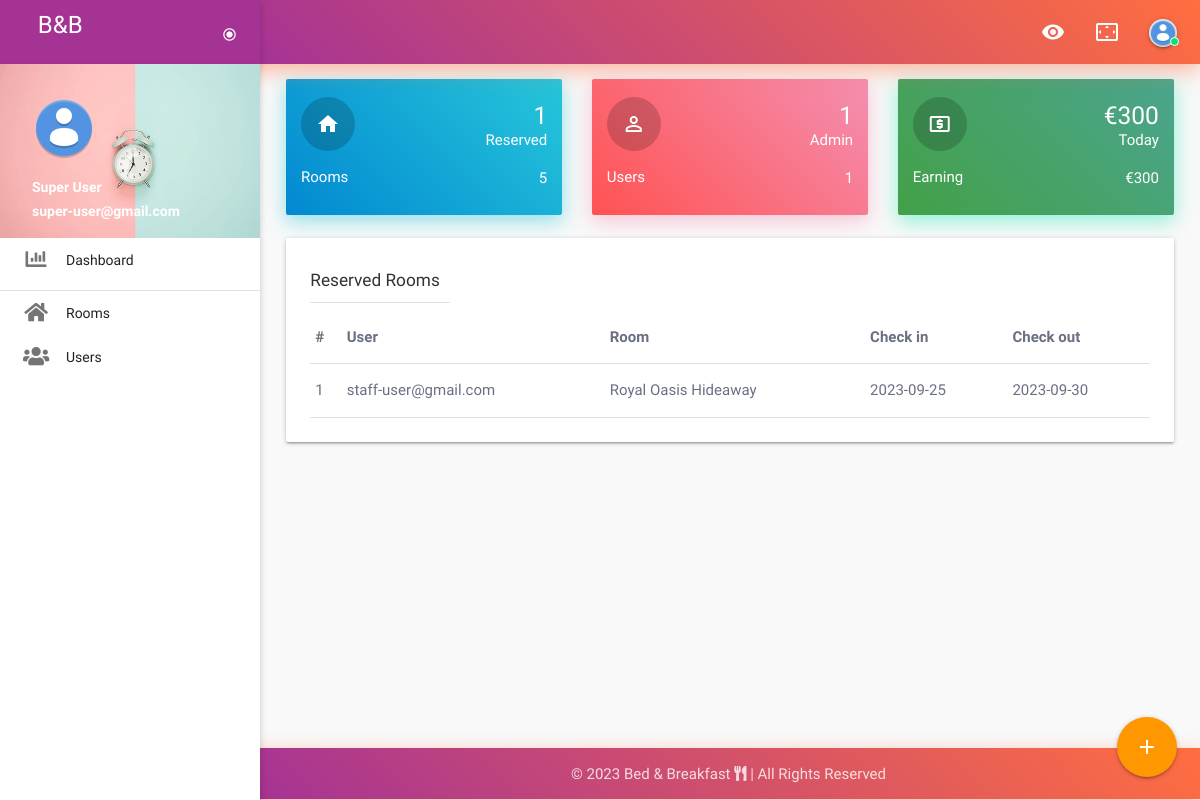
Screenshot of /admin_dashboard (signed in) with the database file from the repository.
### src/models.py (models this page shows)
class User(db.Model, UserMixin):
    id = db.Column(db.Integer, primary_key=True)
    fname = db.Column(db.String(150))
    lname = db.Column(db.String(150))
    email = db.Column(db.String(150), unique=True)
    password = db.Column(db.Text)
    avatar = db.Column(db.String(225), default="default_user_img.png")
    phone = db.Column(db.String(100), default="")
    date_of_birth = db.Column(db.String(100), default="")
    gender = db.Column(db.String(100), default="")
    country = db.Column(db.String(100), default="")
    city = db.Column(db.String(100), default="")
    zip_code = db.Column(db.String(100), default="")
    address = db.Column(db.Text, default="")
    role = db.Column(db.Integer, default=0)
    registered_on = db.Column(db.String(25), default=datetime.datetime.now().date())
    hashCode = db.Column(db.Text)

class DailyEarning(db.Model):
    id = db.Column(db.Integer, primary_key=True)
    today_date = db.Column(db.String(125))
    earning = db.Column(db.BigInteger)

class DashboardInfo(db.Model):
    id = db.Column(db.Integer, primary_key=True)
    total_earning = db.Column(db.BigInteger)

class Booking(db.Model):
    id = db.Column(db.Integer, primary_key=True)
    check_in_y = db.Column(db.Integer)
    check_in_m = db.Column(db.Integer)
    check_in_d = db.Column(db.Integer)
    check_out_y = db.Column(db.Integer)
    check_out_m = db.Column(db.Integer)
    check_out_d = db.Column(db.Integer)
    chk_in_full = db.Column(db.String(125))
    chk_out_full = db.Column(db.String(125))
    total_days = db.Column(db.Integer)
    reserved_by = db.Column(db.Integer)
    reserved_by_user = db.Column(db.String(125))
    reserved_room = db.Column(db.Integer)
    reserved_room_title = db.Column(db.String(125))
    reserved_room_thumb = db.Column(db.String(125))
    reserved_room_price = db.Column(db.String(125))
    expire_date = db.Column(db.String(125))

### src/views.py (the view)
@views.route("/admin_dashboard")
@login_required
def admin_dashboard():
	default_avatar()
	check_row_exist()
	daily_earn()
	check_booking_expire()
	if current_user.role == 1:
		admin_count = User.query.filter_by(role=1).count()
		users_count = User.query.filter_by(role=0).count()
		rooms_count = Rooms.query.count()
		booking_count = Booking.query.count()
		dailyEarn = DailyEarning.query.filter_by(id=1).first()
		dashboardInfo = DashboardInfo.query.filter_by(id=1).first()
		roomReservedList = Booking.query.all()
		return render_template("admin/admin_dashboard.html", user=current_user, rooms_count=rooms_count, booking_count=booking_count, admin_count=admin_count, users_count=users_count, daily_earn=dailyEarn, dashboard_info=dashboardInfo, room_reserved_list=roomReservedList)
	else:
		return redirect(url_for('views.user_dashboard'))

### src/views.py (called while the page is built)
def default_avatar():
	if not os.path.exists("src/static/img/user_avatars/default_user_img.png"):
		shutil.copy("src/static/img/default_user_img.png", "src/static/img/user_avatars/default_user_img.png")

def check_booking_expire():
    today_date = datetime.datetime.today().date()
    room_expired = Booking.query.filter_by(expire_date=today_date).first()
    if room_expired:
    	db.session.delete(room_expired)
    	db.session.commit()

def check_row_exist():
	todayDate = datetime.datetime.today().date()
	daily_earning = DailyEarning.query.filter_by(id=1).first()
	total_earnings = DashboardInfo.query.filter_by(id=1).first()
	if not daily_earning:
		db.session.add(DailyEarning(id=1, today_date=todayDate, earning=0))
		db.session.commit()
	if not total_earnings:
		db.session.add(DashboardInfo(id=1, total_earning=0))
		db.session.commit()

def daily_earn():
	todayDate = datetime.datetime.today().date() + timedelta(days=1)
	today_earn = DailyEarning.query.filter_by(id=1).first()
	db_date = today_earn.today_date
	db_date = datetime.datetime.strptime(db_date, "%Y-%m-%d").date()
	if db_date != todayDate:
		DailyEarning.query.filter_by(id=1).update(dict(today_date=todayDate, earning=0))
		db.session.commit()

### src/templates/admin/admin_dashboard.html (shortened to what this page needs)
{% extends "admin/base.html" %}
{% block body_content %}
<div id="main">
<div class="row">
<div class="col s12">
<div class="container">
<section>
	<div id="card-stats" class="pt-0">
	      <div class="row">
	         <div class="col l4 m4 s6">
	            <div class="card gradient-45deg-light-blue-cyan gradient-shadow min-height-100 white-text animate fadeLeft">
	               <div class="padding-4">
	                  <div class="row">
	                     <div class="col s7 m7">
	                        <i class="material-icons background-round mt-5">home</i>
	                        <p>Rooms</p>
	                     </div>
	                     <div class="col s5 m5 right-align">
	                        <h5 class="mb-0 white-text">{{ booking_count }}</h5>
	                        <p class="no-margin">Reserved</p>
	                        <p>{{ rooms_count }}</p>
	                     </div>
	                  </div>
	               </div>
	            </div>
	         </div>
	         <div class="col l4 m4 s6">
	            <div class="card gradient-45deg-red-pink gradient-shadow min-height-100 white-text animate fadeLeft">
	               <div class="padding-4">
	                  <div class="row">
	                     <div class="col s7 m7">
	                        <i class="material-icons background-round mt-5">perm_identity</i>
	                        <p>Users</p>
	                     </div>
	                     <div class="col s5 m5 right-align">
	                        <h5 class="mb-0 white-text">{{ admin_count }}</h5>
	                        <p class="no-margin">Admin</p>
	                        <p>{{ users_count }}</p>
	                     </div>
	                  </div>
	               </div>
	            </div>
	         </div>
	         <div class="col l4 m4 s12">
	            <div class="card gradient-45deg-green-teal gradient-shadow min-height-100 white-text animate fadeRight" style="background: linear-gradient(45deg,#43a047,#4ba58e)!important">
	               <div class="padding-4">
	                  <div class="row">
	                     <div class="col s7 m7">
	                        <i class="material-icons background-round mt-5">local_atm</i>
	                        <p>Earning</p>
	                     </div>
	                     <div class="col s5 m5 right-align">
	                        <h5 class="mb-0 white-text">&euro;{{ daily_earn.earning }}</h5>
	                        <p class="no-margin">Today</p>
	                        <p>&euro;{{ dashboard_info.total_earning }}</p>
	                     </div>
	                  </div>
	               </div>
	            </div>
	         </div>
	      </div>
	   </div>
</section>
<section>
<div class="row">
      <div class="col s12">
         <div class="card-panel animate fadeRight">
            <div class="card-content pb-1">
               <h6 class="card-title mb-0">Reserved Rooms</h6>
               <div class="divider" style="width: 140px; margin-top: 12px;"></div>
            </div>
            <table class="highlight">
               <thead>
                  <tr>
                     <th>#</th>
                     <th>User</th>
                     <th>Room</th>
                     <th>Check in</th>
                     <th>Check out</th>
                  </tr>
               </thead>
               <tbody>
               	{% if room_reserved_list %}
               	{% for reserved_room in room_reserved_list %}
                  <tr>
                  	<td>{{ reserved_room.id }}</td>
                  	<td>{{ reserved_room.reserved_by_user }}</td>
                  	<td>{{ reserved_room.reserved_room_title }}</td>
                  	<td>{{ reserved_room.chk_in_full }}</td>
                  	<td>{{ reserved_room.chk_out_full }}</td>
                  </tr>
                 {% endfor %}
                 {% endif %}
               </tbody>
            </table>
         </div>
      </div>
   </div>
</section>
</div>
</div>
</div>
</div>
{% endblock body_content %}

### src/templates/admin/base.html (shortened to what this page needs)
<!DOCTYPE html>
<html class="loading" lang="en" data-textdirection="ltr">
<head>
    <link rel="stylesheet" href="https://cdnjs.cloudflare.com/ajax/libs/font-awesome/5.15.2/css/all.min.css">
    <link rel="stylesheet" href="{{ url_for('static', filename='css/vendors.min.css') }}">
    <link rel="stylesheet" href="{{ url_for('static', filename='css/materialize.min.css') }}">
    <link rel="stylesheet" href="{{ url_for('static', filename='css/component.min.css') }}">
    <link rel="stylesheet" href="{{ url_for('static', filename='css/responsive.dataTables.min.css') }}">
    <link rel="stylesheet" href="{{ url_for('static', filename='css/dataTables.min.css') }}">
    <link rel="stylesheet" href="{{ url_for('static', filename='css/user_ui.min.css') }}">
    <link rel="stylesheet" href="{{ url_for('static', filename='css/page-users.min.css') }}">
</head>
<body class="vertical-layout page-header-light vertical-menu-collapsible vertical-menu-nav-dark preload-transitions 2-columns" data-open="click" data-menu="vertical-menu-nav-dark" data-col="2-columns">
    <header class="page-topbar" id="header">
      <div class="navbar navbar-fixed">
        <nav class="navbar-main navbar-color nav-collapsible sideNav-lock navbar-dark gradient-45deg-purple-deep-orange gradient-shadow">
          <div class="nav-wrapper">
            <ul class="navbar-list right">
              <li>
                <a href="{{ url_for('views.home') }}" class="waves-effect waves-block waves-light white-text"><i class="material-icons">visibility</i></a>
              </li>
              <li class="hide-on-med-and-down">
                <a class="waves-effect waves-block waves-light toggle-fullscreen" href="javascript:void(0);"><i class="material-icons">settings_overscan</i></a>
              </li>
              <li>
                <a class="waves-effect waves-block waves-light profile-button" href="javascript:void(0);" data-target="profile-dropdown"><span class="avatar-status avatar-online">
                  <img src="{{ url_for('static', filename='img/user_avatars/') }}{{ user.avatar }}" class="z-depth-1"><i></i></span></a>
              </li>
            </ul>
          </div>
        </nav>
      </div>
    </header>
<aside class="sidenav-main nav-expanded nav-lock nav-collapsible sidenav-light navbar-full sidenav-active-rounded">
      <div class="brand-sidebar">
        <h1 class="logo-wrapper">
          <a class="brand-logo darken-1" href="{{ url_for('views.admin_dashboard') }}">
            <span class="logo-text hide-on-med-and-down">B&amp;B</span>
          </a>
            <a class="navbar-toggler" href="javacript:void(0)">
              <i class="material-icons">radio_button_checked</i>
            </a>
        </h1>
      </div>
<ul class="sidenav sidenav-collapsible leftside-navigation collapsible sidenav-fixed menu-shadow" id="slide-out" data-menu="menu-navigation" data-collapsible="menu-accordion">
<li>
  <div class="user-view" id="userview">
      <div class="background">
        <img src="{{ url_for('static', filename='img/default_cover.png') }}" style="width: 100%;">
      </div>
      <img class="circle" src="{{ url_for('static', filename='img/user_avatars/') }}{{ user.avatar }}">
      <span class="white-text name" id="userview-name">{{ user.fname }} {{ user.lname }}</span>
      <span class="white-text email" id="userview-email">{{ user.email }}</span>
  </div>
</li>
        <li class="bold">
          <a class="waves-effect waves-cyan" href="{{ url_for('views.admin_dashboard') }}">
            <i class="fas fa-chart-bar"></i>
            <span class="menu-title" data-i18n="dashboard">Dashboard</span>
          </a>
        </li>
        <div class="divider"></div>
        <li class="bold">
          <a class="waves-effect waves-cyan" href="{{ url_for('views.admin_room') }}">
            <i class="fas fa-home"></i>
            <span class="menu-title" data-i18n="home">Rooms</span>
          </a>
        </li>
        <li class="bold">
          <a class="waves-effect waves-cyan" href="{{ url_for('views.users_list') }}">
            <i class="fas fa-users"></i>
            <span class="menu-title" data-i18n="home">Users</span>
          </a>
        </li>
</ul>
</aside>
{% block body_content %}
{% endblock body_content %}
<div class="fixed-action-btn">
  <a class="btn-floating btn-large orange">
    <i class="large material-icons">add</i>
  </a>
</div>
<footer class="page-footer footer footer-static footer-dark gradient-45deg-purple-deep-orange gradient-shadow navbar-border navbar-shadow">
      <div class="footer-copyright">
        <div class="container center-align">
          &copy; <span id="current_year"></span> Bed & Breakfast <i class="fas fa-utensils"></i> | All Rights Reserved
        </div>
      </div>
</footer>
</body>
</html>

### src/templates/admin/base.html (style rules this page uses)
#userview { margin: 0; }
#userview-name { font-weight: 800; margin-top: 15px; }
#userview-email { font-weight: 800; padding-bottom: 15px; }

### rows the page displays
User: avatar (placeholder picture), fname "Super", lname "User", email "super-user@gmail.com"
DailyEarning: earning "300"
DashboardInfo: total_earning "300"
Booking: id "1", reserved_by_user "staff-user@gmail.com", reserved_room_title "Royal Oasis Hideaway", chk_in_full "2023-09-25", chk_out_full "2023-09-30"

### other values shown
{{ booking_count }} "1"
{{ rooms_count }} "5"
{{ admin_count }} "1"
{{ users_count }} "1"
